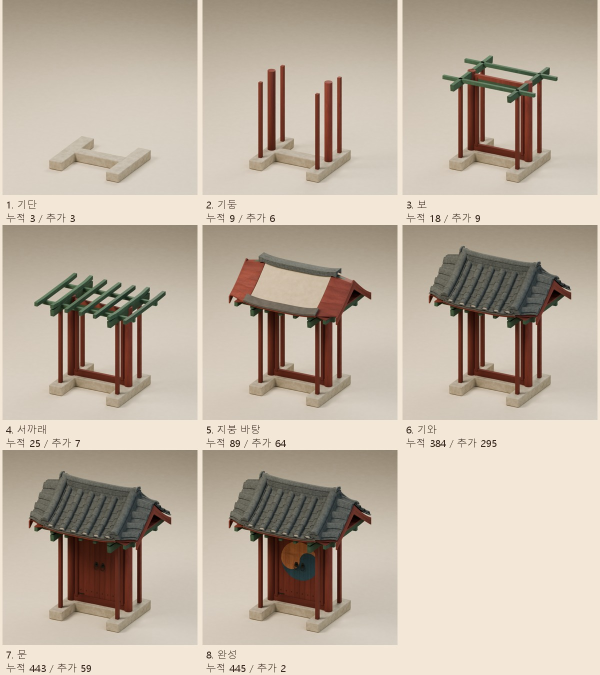
#> input picture assets_source/hanok/ildu_canonical_20261021/construction/shrine-contact-sheet.jpg, 1200 x 1350 px, given in place of bamboo.webp, which was not available (shown at 1/2 size)
$ python apply_riso_v2.py
#> lines starting #> are read from the running program, lines starting #| are printed output that depends on the picture; after the words box and inside, x2 and y2 are one past the last pixel; in counts of white or black regions, pixels touching at a corner belong together; pictures that were not available may be replaced by others from this repository, and a replacement may not be noted
"""리소그래프 인쇄 질감 v2 — 아트 디렉션 §R-1 (UI 개편 2, 2026-08-14).

Jin 확정 §1-5: 아날로그 질감 = **리소그래프 인쇄 느낌** — 그레인 강화 +
잉크 미스레지스터 + 가장자리 번짐 + 얼룩. 은은한 수준이 아니라 "손으로 찍은
인쇄물"로 보여야 한다.

기존 `apply_paper_grain.py`(휘도 전용 fine 5.0/coarse 4.0)의 **확장**이다 —
기존 스크립트는 배포 세트의 정본 이력으로 보존한다.

⚠️ 전제: 번들 38장(activities 24 + packs 14)은 전부
이미 fine 5.0/coarse 4.0 그레인이 구워져 있고 원본은 소멸됐다. 따라서
① 그레인 단계는 **추가분(delta)만** 얹는다.

| 단계 | 파라미터 (기본값) |
|---|---|
| ① 그레인 추가분 | fine +2.0 / coarse +1.5 (기베이크 5.0/4.0 위 → 체감 ~7.0/5.5) |
| ② 잉크 미스레지스터 | R 채널 (+1.5, +0.5)px 시프트 사본 60% 블렌드 |
| ③ 잉크 스펙클 | density 0.4%, 휘도 L<40% 면 한정 (잉크가 안 앉은 종이 알갱이) |
| ④ 가장자리 번짐 | 다크 플레인 마스크 1px 팽창, opacity 20% |
| ⑤ 웜 캐스트 | 4% overlay #F4E8D0 (Hanji Ivory) |
| 시드 | crc32(파일명) — 파일별 결정적 재현 |

적용 대상: 위 38장 전부. `gye/`·`hanok_stages/`·`stamps/`(투명 PNG·레이어
합성물)는 **스코프 제외** — Jin 별도 결정.

⛔ 게이트 (§J-1): 샘플 2장(packs/bamboo · activities/listening)의
before/after 를 Jin 이 승인하기 전에는 번들 일괄 처리
금지. 그래서 기본 모드는 `--samples`(번들 밖 리뷰 폴더에만 출력)이고, 번들
덮어쓰기는 `--apply --jin-approved --approval-sha256 <샘플 manifest hash>`
세 값이 모두 있어야 실행된다. 대상 38장의 원본 해시도 일치해야 하므로 이미
처리했거나 리뷰 뒤 바뀐 번들에 효과가 중복 적용되지 않는다.

사용 (venv 에 pillow numpy 필요):
    python3 -m venv .grain-venv && .grain-venv/bin/pip install pillow numpy
    # 1) Jin 게이트용 샘플 2장 (번들 무접촉):
    .grain-venv/bin/python scripts/apply_riso_v2.py --samples
    # 2) 승인 후 번들 38장 일괄 (출력된 manifest hash 사용, q88 장당 ≤70KB 강제):
    .grain-venv/bin/python scripts/apply_riso_v2.py --apply --jin-approved \
      --approval-sha256 <approval_manifest.json SHA-256>
"""

from __future__ import annotations

import argparse
import hashlib
import json
import os
import sys
import tempfile
import zlib

import numpy as np
from PIL import Image, ImageFilter

# ── 파라미터 (기본값 = 핸드오프 §R-1 표) ─────────────────────────────────
FINE_DELTA = 2.0
COARSE_DELTA = 1.5
MISREGISTER_SHIFT = (1.5, 0.5)  # R 채널 (dx, dy) px
MISREGISTER_BLEND = 0.60
SPECKLE_DENSITY = 0.004  # 0.4%
SPECKLE_LUMA_MAX = 0.40  # L<40% 면 한정
BLEED_RADIUS_PX = 1
BLEED_OPACITY = 0.20
WARM_CAST = 0.04  # 4% overlay
WARM_COLOR = (0xF4, 0xE8, 0xD0)  # Hanji Ivory
WEBP_QUALITY = 88
MAX_WEBP_BYTES = 70 * 1024

SAMPLES = [
    'assets/illustrations/packs/bamboo.webp',
    'assets/illustrations/activities/listening.webp',
]

TARGET_PREIMAGE_SHA256 = {
    'assets/illustrations/activities/book_capture.webp': '43e4cf3c9fa394d2706f8e060d0b57140b498664296357d6c74b92a3f6416192',
    'assets/illustrations/activities/bookshelf.webp': '21c775be5d9cd625426f9094f8294f1e8225316a7030da2527818f0f2babefdf',
    'assets/illustrations/activities/calligraphy.webp': '152ebcf5bbeb24f19bb90f011736013fc5821d151a0d600aa58c1b30972f9829',
    'assets/illustrations/activities/chosung.webp': '49aa02c02279ae8d1b92216b61d4fb8c5520d4c368b0ae09b977174d3879b41a',
    'assets/illustrations/activities/cloze.webp': 'd9c35878b0c7c5fd7a267d89128e677a6950a48832c31897d53e69a10c607bf9',
    'assets/illustrations/activities/course.webp': '40b3cb1192893a49d306ae6edd8c5b469b2601a8a77f18c2d17f678a5555ce6b',
    'assets/illustrations/activities/custom_matching.webp': '2da3c678c109dffb164d36deb8749f6305cab1f8b6786f2675cbd725ab6978f2',
    'assets/illustrations/activities/custom_quiz.webp': '95a789f432fdc149de12911407d1ef3df869222a1eefe62b9443110caeb688d0',
    'assets/illustrations/activities/custom_typing.webp': '9fc43c973d608f30b5cc509ea34ae1b9410fc11d6b440b5b2fffcee1bd080d19',
    'assets/illustrations/activities/daily_game.webp': '01a7b80d9699c3bc04622d7f3613a11074cf7a0e241eed6db89b7cb9038b8b5f',
    'assets/illustrations/activities/grammar.webp': '330c7b9ef18e6ebe4718b8f141a899026397d5cabc5805d5d44fa7e749d4bdb1',
    'assets/illustrations/activities/hangul.webp': '77cb04dde970a0c06d9730a01c8ef43724672bfcb801e34a09874eac85850b02',
    'assets/illustrations/activities/hard_words.webp': '2b4b54c4ad179260d6716aa62c40dfa7a6a43f3a40137819fa79fdf082473f6a',
    'assets/illustrations/activities/kkeunmari.webp': '1653ca7f9980c9a5e40624e4b890d1515eb3791a1bfb0edaff52d3ed7001f19d',
    'assets/illustrations/activities/listening.webp': '7ff8742bba87adf0309b0b1adf62734700be672b64d1ab28a758d2e9069aab2e',
    'assets/illustrations/activities/pronunciation.webp': 'fb6d9be0f7f0a4eeb0f0bce6a66743dd16ed3d4cff9467d76d91dd9961992391',
    'assets/illustrations/activities/scenarios.webp': 'fa8df13eff1dacd1d2f0cda4c3809bd85fd44bbdb6de850fa81b46f7f7311372',
    'assets/illustrations/activities/sentence_arcade.webp': '83ea42125bf1a21000423fff29c10dad079a4527f38fdece270cae4f6c87c312',
    'assets/illustrations/activities/smalltalk.webp': 'bad8279ccf1638fdf6054fc1b4fb052db61c1a818116286e7b6ce7ae5c0b5ed9',
    'assets/illustrations/activities/speed_match.webp': 'bb84e5c15aa900a92af845e8e283dcc55773e7cf176176f1b72fcfb8bb9f1c9a',
    'assets/illustrations/activities/srs.webp': '7627d4088a9109ef19710ceba7df36edbf5c83a55b408c9890bc3809c2681156',
    'assets/illustrations/activities/syllable_cross.webp': '688bca9d768491bcaa4487d6450cdddde3357c536d6b905f06bf81922b398e13',
    'assets/illustrations/activities/vocab_packs.webp': '1facf8ff344ca7d09362e8e639593caca8910e8e60f6532d3d1e8140c8d1dcc0',
    'assets/illustrations/activities/word_search.webp': 'fee3b57d0bd4b539e9db137462ecaf2300ca197bcf0791714056268eb48a8c21',
    'assets/illustrations/packs/bamboo.webp': '807afdbea0af9827d6a6c8acdcde4f27a4fbcbba6b80e0510a859826f40fe42e',
    'assets/illustrations/packs/chilbo.webp': '0175f487466403589dc4fe5a09e968716453fa9ee30bdcf9c543eec6a2e08b0c',
    'assets/illustrations/packs/chrysanthemum.webp': '2ccc6d924a6ead04fc4766535c9531df1837fd1f8ccd5a4ac82f413200804d72',
    'assets/illustrations/packs/cloud.webp': 'e6457666fd5c389d61d4a90b097638f6202d66ca18af4dbe3817d8fef8f280e3',
    'assets/illustrations/packs/gwigap.webp': 'f763dafde98dc35ab25c92f38f962a51183bdba53913811196351f8ae5a95817',
    'assets/illustrations/packs/lotus.webp': 'ae3ff1034e46489c56fbef0dd831473b8be3db4397ab7315bfaefa4383e3ab2e',
    'assets/illustrations/packs/manja.webp': 'f9b47d8c7ed59e32d3ca85bdfd8b3d6019acfeacd6b33db65dc7d059ac6a55ee',
    'assets/illustrations/packs/mountain.webp': '6bfd3f78f41fb7c70e77349c1031095e12f26c90bf2e76ff8165b8fb6718bc53',
    'assets/illustrations/packs/octagon.webp': 'f5bfbe5d3f12abfa7620439377edd5b5680483dd758ac5d5c1d5232a0ec87225',
    'assets/illustrations/packs/peony.webp': '538575cd3d84a0c422128875ccd504344cebb8a472dc76914647d72a8e04d8d6',
    'assets/illustrations/packs/plum.webp': '2cfed8051d3b32b24cc3ea33315620a9e18d66fd1b136a993b2388d9c7c3033c',
    'assets/illustrations/packs/taegeuk.webp': '134b57e57d590f67a44a308718a801971bc96c6a9647ee859c42c3f279585091',
    'assets/illustrations/packs/vine.webp': '7e1327c786c346c137f0843390ccbbf958f6d026ce69670ab3de5b61ba5838be',
    'assets/illustrations/packs/wave.webp': '6a9cf0f7e3975eb538a85ddeda2d869b410139d516a02cd1c03305bee375340f',
}

SAMPLE_OUT_DIR = 'docs/assets/riso_samples_2026-08-14'
APPROVAL_MANIFEST = os.path.join(SAMPLE_OUT_DIR, 'approval_manifest.json')


def _sha256(path: str) -> str:
    digest = hashlib.sha256()
    with open(path, 'rb') as stream:
        for chunk in iter(lambda: stream.read(1024 * 1024), b''):
            digest.update(chunk)
    return digest.hexdigest()


def _pipeline_parameters() -> dict[str, object]:
    return {
        'fine_delta': FINE_DELTA,
        'coarse_delta': COARSE_DELTA,
        'misregister_shift': list(MISREGISTER_SHIFT),
        'misregister_blend': MISREGISTER_BLEND,
        'speckle_density': SPECKLE_DENSITY,
        'speckle_luma_max': SPECKLE_LUMA_MAX,
        'bleed_radius_px': BLEED_RADIUS_PX,
        'bleed_opacity': BLEED_OPACITY,
        'warm_cast': WARM_CAST,
        'warm_color': list(WARM_COLOR),
        'webp_quality': WEBP_QUALITY,
        'max_webp_bytes': MAX_WEBP_BYTES,
    }


def _seed_for(path: str) -> int:
    return zlib.crc32(os.path.basename(path).encode('utf-8'))


def _grain_delta(img: np.ndarray, rng: np.random.Generator) -> np.ndarray:
    """① 휘도 전용 그레인 추가분 — apply_paper_grain.grain() 과 같은 구조."""
    h, w = img.shape[:2]
    g_fine = rng.normal(0, FINE_DELTA, (h, w))
    small = rng.normal(0, COARSE_DELTA, (max(h // 6, 1), max(w // 6, 1)))
    g_coarse = np.asarray(
        Image.fromarray(
            ((small - small.min()) / (np.ptp(small) + 1e-6) * 255).astype('uint8')
        ).resize((w, h), Image.BILINEAR),
        dtype=np.float32,
    )
    g_coarse = (g_coarse / 255.0 - 0.5) * 2 * COARSE_DELTA
    return img + (g_fine + g_coarse)[..., None]


def _misregister(img: np.ndarray) -> np.ndarray:
    """② R 채널만 (+dx, +dy) 시프트한 사본을 60% 블렌드 — 단청 적/금에서
    판 어긋남이 드러난다."""
    dx, dy = MISREGISTER_SHIFT
    r = Image.fromarray(np.clip(img[..., 0], 0, 255).astype('uint8'))
    shifted = r.transform(
        r.size,
        Image.AFFINE,
        (1, 0, -dx, 0, 1, -dy),
        resample=Image.BILINEAR,
        fillcolor=None,
    )
    shifted_arr = np.asarray(shifted, dtype=np.float32)
    out = img.copy()
    out[..., 0] = img[..., 0] * (1 - MISREGISTER_BLEND) + shifted_arr * MISREGISTER_BLEND
    return out


def _luma(img: np.ndarray) -> np.ndarray:
    return 0.2126 * img[..., 0] + 0.7152 * img[..., 1] + 0.0722 * img[..., 2]


def _speckle(img: np.ndarray, rng: np.random.Generator) -> np.ndarray:
    """③ 다크 면에 밝은 점 노이즈 — 잉크가 안 앉은 종이 알갱이."""
    h, w = img.shape[:2]
    dark = _luma(img) < (SPECKLE_LUMA_MAX * 255.0)
    hits = rng.random((h, w)) < SPECKLE_DENSITY
    mask = dark & hits
    lift = rng.uniform(55, 110, (h, w))[..., None]
    return np.where(mask[..., None], np.clip(img + lift, 0, 255), img)


def _edge_bleed(img: np.ndarray) -> np.ndarray:
    """④ 다크 플레인 마스크를 1px 팽창해 저불투명 합성 — 잉크 번짐."""
    dark_mask = (_luma(img) < (SPECKLE_LUMA_MAX * 255.0)).astype('uint8') * 255
    dilated = np.asarray(
        Image.fromarray(dark_mask).filter(
            ImageFilter.MaxFilter(2 * BLEED_RADIUS_PX + 1)
        ),
        dtype=np.float32,
    )
    ring = np.clip(dilated - dark_mask.astype(np.float32), 0, 255) / 255.0
    dark_mean = img[_luma(img) < (SPECKLE_LUMA_MAX * 255.0)]
    ink = dark_mean.mean(axis=0) if dark_mean.size else np.array([26, 20, 16])
    alpha = (ring * BLEED_OPACITY)[..., None]
    return img * (1 - alpha) + ink[None, None, :] * alpha


def _warm_cast(img: np.ndarray) -> np.ndarray:
    """⑤ 전체 소폭 온도 상승 — Hanji Ivory 4% overlay."""
    warm = np.array(WARM_COLOR, dtype=np.float32)[None, None, :]
    return img * (1 - WARM_CAST) + warm * WARM_CAST


def riso(path: str, out: str) -> None:
    rng = np.random.default_rng(_seed_for(path))
    img = np.asarray(Image.open(path).convert('RGB')).astype(np.float32)
    img = _grain_delta(img, rng)
    img = _misregister(img)
    img = _speckle(img, rng)
    img = _edge_bleed(img)
    img = _warm_cast(img)
    result = Image.fromarray(np.clip(img, 0, 255).astype('uint8'))
    result.save(out, format='WEBP', quality=WEBP_QUALITY, method=6)


def run_samples() -> None:
    os.makedirs(SAMPLE_OUT_DIR, exist_ok=True)
    sample_records: list[dict[str, object]] = []
    for src in SAMPLES:
        name = os.path.basename(src).rsplit('.', 1)[0]
        before = os.path.join(SAMPLE_OUT_DIR, f'{name}.before.webp')
        after = os.path.join(SAMPLE_OUT_DIR, f'{name}.riso_v2.webp')
        # before = 현 번들본 그대로 복사 (비교 기준).
        Image.open(src).convert('RGB').save(
            before, format='WEBP', quality=WEBP_QUALITY, method=6
        )
        riso(src, after)
#> in _grain_delta, `g_coarse = np.asarray( Image.fromarray( ((small - small.min()) / (np.p..`:
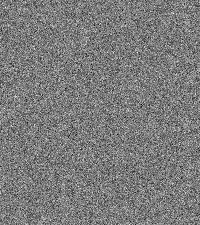
#> small: shape (225, 200) float64; min -5.86, max 6.18, mean -0.000589; drawn with min black and max white
#> in _misregister, `shifted = r.transform( r.size, Image.AFFINE, (1, 0, -dx, 0, 1, -dy), r..`:
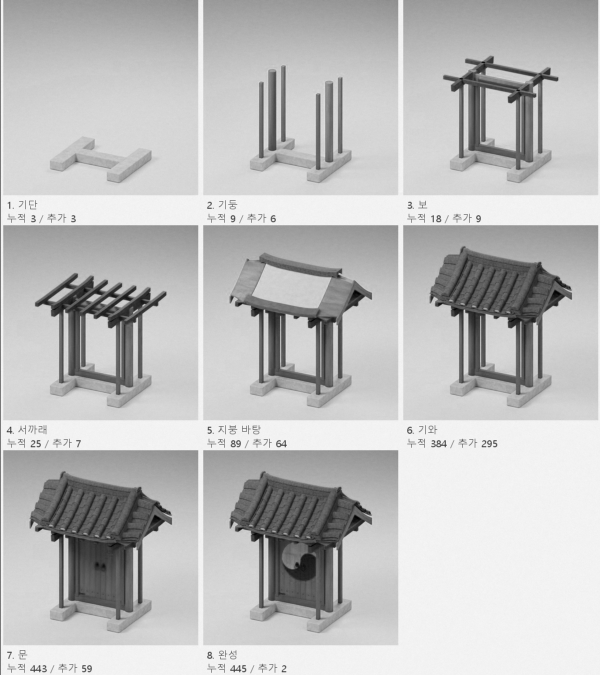
#> shifted: PIL image 1200x1350 L (shown at 1/2 size); min 0, max 247, mean 190.6
#> in _luma, `return 0.2126 * img[..., 0] + 0.7152 * img[..., 1] + 0.0722 * img[...,..`:
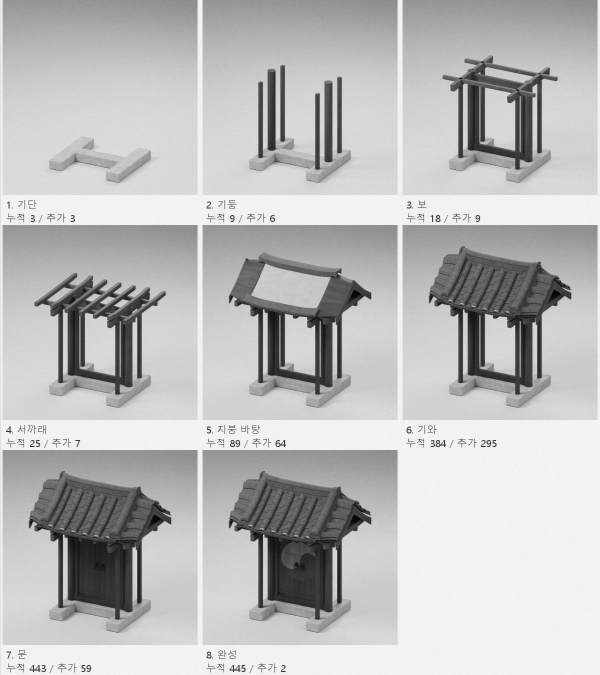
#> returned value: shape (1350, 1200) float64 (shown at 1/2 size); min -1.96, max 244.5, mean 180.3; drawn with min black and max white
#> in _speckle, `dark = _luma(img) < (SPECKLE_LUMA_MAX * 255.0)`:
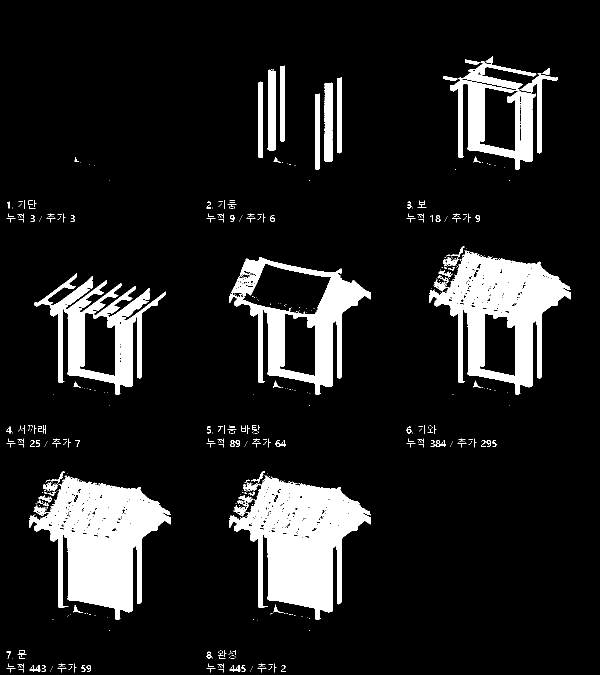
#> dark: shape (1350, 1200) bool (shown at 1/2 size); 12.1% white; 532 white regions (413 under 20 px), largest, box (x1, y1, x2, y2) and area: (58, 951, 342, 1239) 42003, (458, 951, 742, 1239) 41981, (858, 501, 1142, 789) 34853
#> in _speckle, `mask = dark & hits`:
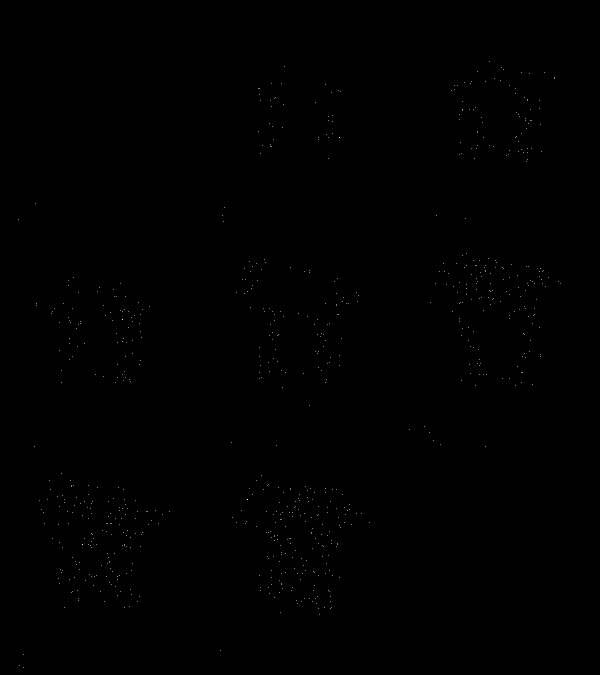
#> mask: shape (1350, 1200) bool (shown at 1/2 size); 0.05% white in thin lines or dots, all inside (x1, y1, x2, y2) = (37, 123, 1122, 1336)
#> in _edge_bleed, `dilated = np.asarray( Image.fromarray(dark_mask).filter( ImageFilter.M..`:
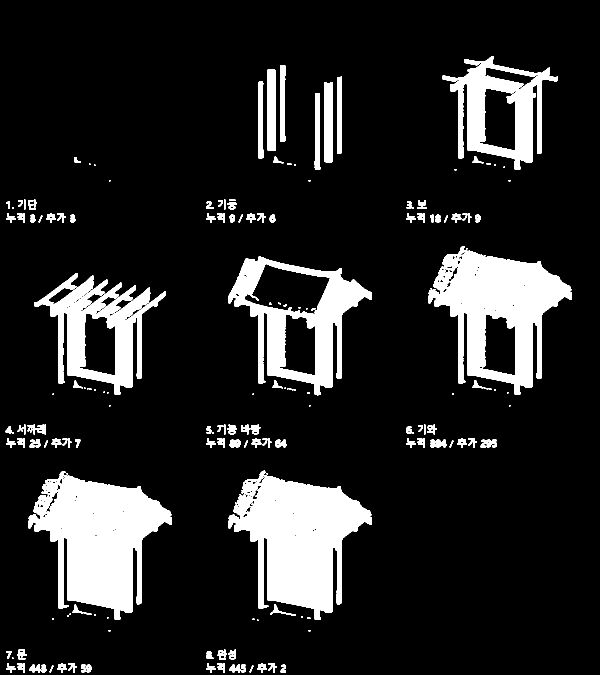
#> dilated: shape (1350, 1200) float32 (shown at 1/2 size); 14.4% white; 189 white regions (54 under 20 px), largest, box (x1, y1, x2, y2) and area: (457, 941, 743, 1240) 47243, (57, 942, 343, 1240) 47107, (857, 492, 1143, 790) 40862
#> in _edge_bleed, `ring = np.clip(dilated - dark_mask.astype(np.float32), 0, 255) / 255.0`:
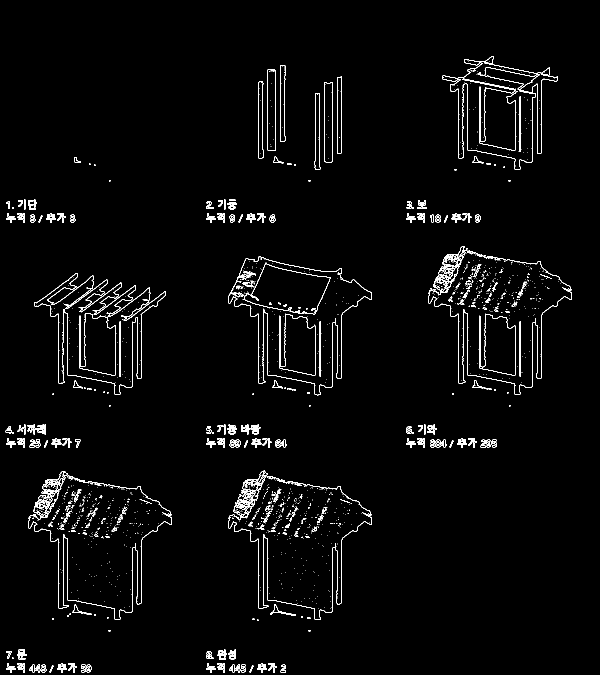
#> ring: shape (1350, 1200) float32 (shown at 1/2 size); values 0 (black) and 1 (white), 2.4% white in thin lines or dots, all inside (x1, y1, x2, y2) = (11, 112, 1143, 1346)
#> in _edge_bleed, `ink = dark_mean.mean(axis=0) if dark_mean.size else np.array([26, 20, ..`: ink = [85.64, 57.09, 45.9]
        size = os.path.getsize(after)
        sample_records.append({
            'source': src,
            'source_sha256': _sha256(src),
            'before': before,
            'before_sha256': _sha256(before),
            'after': after,
            'after_sha256': _sha256(after),
            'after_bytes': size,
        })
        kb = size / 1024
        flag = '' if size <= MAX_WEBP_BYTES else '  ⚠️ production limit exceeded'
        print(f'{src} → {after} ({kb:.0f}KB){flag}')
#> pass 2 of the loop in run_samples, `for src in SAMPLES:`:
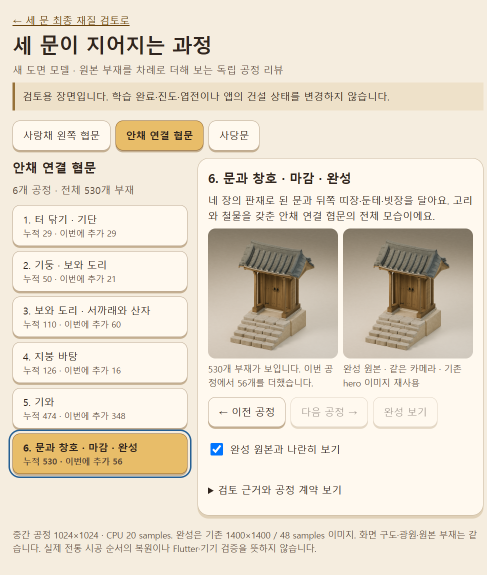
#> input picture assets_source/hanok/ildu_canonical_20261021/construction/browser-desktop.png, 973 x 1150 px, given in place of listening.webp, which was not available (shown at 1/2 size)
#> img: shape (1150, 973, 3) float32
#> small: shape (191, 162) float64
#> r: PIL image 973x1150 L
#> shifted: PIL image 973x1150 L
#> shifted_arr: shape (1150, 973) float32
#> out: shape (1150, 973, 3) float64
#> in _speckle (call 2), `dark = _luma(img) < (SPECKLE_LUMA_MAX * 255.0)`:
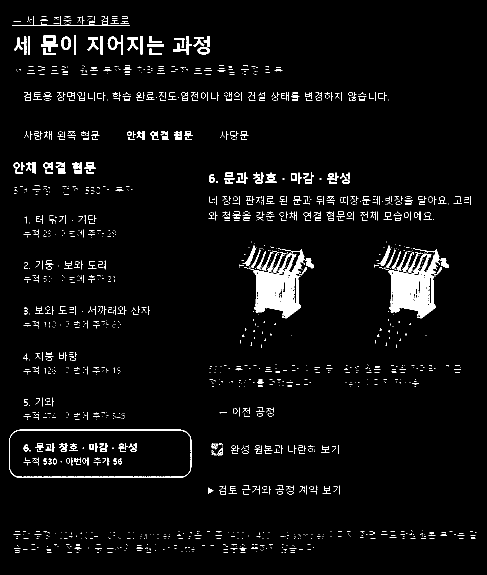
#> dark: shape (1150, 973) bool (shown at 1/2 size); 3.9% white; 1766 white regions (1470 under 20 px), largest, box (x1, y1, x2, y2) and area: (768, 497, 898, 637) 7342, (498, 498, 628, 637) 7282, (18, 859, 383, 956) 2293
#> in _edge_bleed (call 2), `ring = np.clip(dilated - dark_mask.astype(np.float32), 0, 255) / 255.0`:
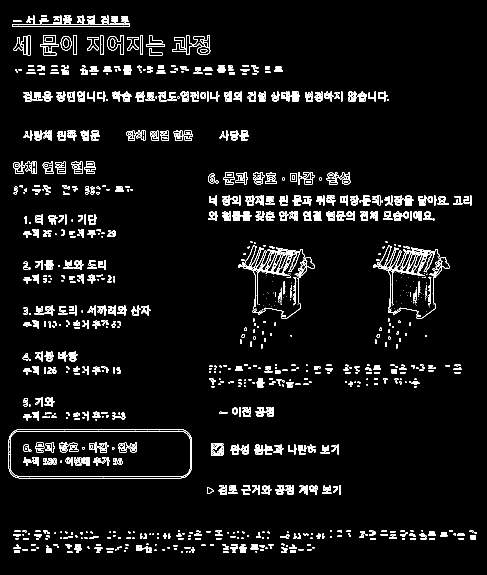
#> ring: shape (1150, 973) float32 (shown at 1/2 size); values 0 (black) and 1 (white), 4.7% white in thin lines or dots
#> ink = [107.3, 63.5, 54.52]
#> result: PIL image 973x1150 RGB
    manifest = {
        'schema': 1,
        'pipeline_parameters': _pipeline_parameters(),
        'target_preimage_sha256': TARGET_PREIMAGE_SHA256,
        'samples': sample_records,
    }
    with open(APPROVAL_MANIFEST, 'w', encoding='utf-8') as stream:
        json.dump(manifest, stream, ensure_ascii=False, indent=2, sort_keys=True)
        stream.write('\n')
    approval_sha256 = _sha256(APPROVAL_MANIFEST)
    print(f'\nJin 게이트: {SAMPLE_OUT_DIR} 의 before/after 를 시각 승인한 뒤에만'
          f' --apply --jin-approved --approval-sha256 {approval_sha256} 로 '
          f'번들 일괄 처리.')


# [118 lines left out: functions _validate_approval, _discover_batch_targets, run_apply, not called in this run]


def main() -> int:
    parser = argparse.ArgumentParser(description=__doc__)
    parser.add_argument('--samples', action='store_true',
                        help='Jin 게이트용 샘플 2장 (번들 무접촉)')
    parser.add_argument('--apply', action='store_true',
                        help='번들 38장 일괄 덮어쓰기 (게이트 필요)')
    parser.add_argument('--jin-approved', action='store_true',
                        help='샘플 승인 완료 확인 — --apply 의 필수 게이트')
    parser.add_argument('--approval-sha256',
                        help='승인한 approval_manifest.json 의 SHA-256')
    args = parser.parse_args()
    if args.apply:
        if not args.jin_approved or not args.approval_sha256:
            print('⛔ 게이트: --apply 는 --jin-approved 와 승인한 '
                  '--approval-sha256 를 함께 요구한다 '
                  '(§J-1 — 미승인 파라미터로 전량 처리 금지).', file=sys.stderr)
            return 2
        return run_apply(args.approval_sha256)
    run_samples()
    return 0


if __name__ == '__main__':
    raise SystemExit(main())
#> (the program exits here)
